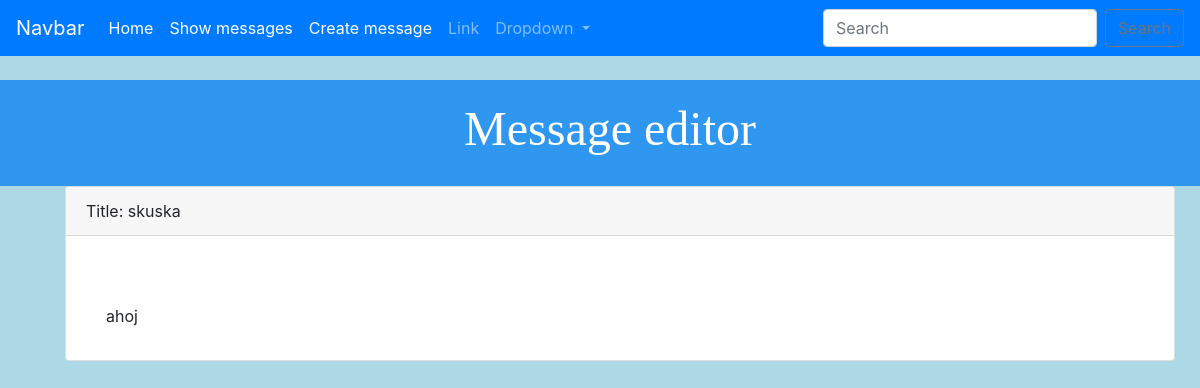
The page /message_editor/show_message/1 on the database as committed earlier.
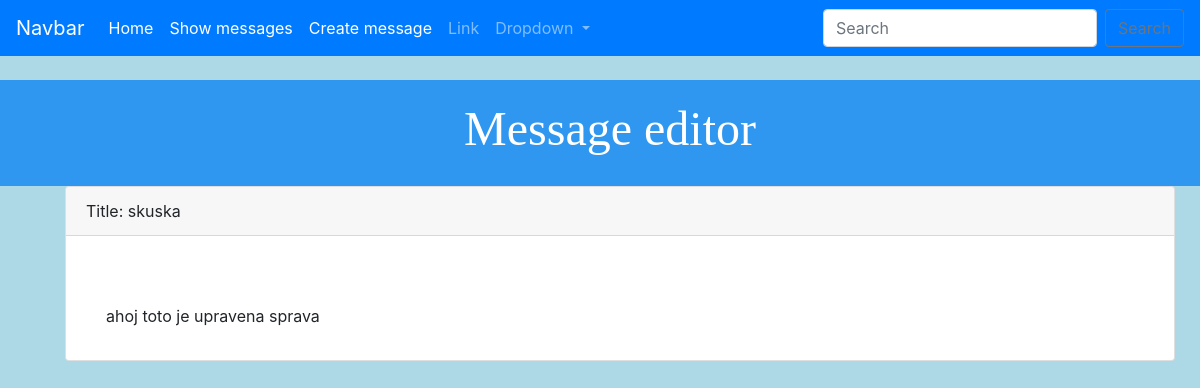
The same page on the database as committed later.
### message_editor/models.py (models this page shows, shortened)
class Message(models.Model):
    id = models.PositiveIntegerField(primary_key=True)
    userId = models.IntegerField()
    title = models.CharField(max_length=200)
    body = models.CharField(max_length=200)

### message_editor/views.py (the view)
# urls.py: path('show_message/<id>', views.show_message, name='show-message'),
def show_message(request, id):
    message = Message.objects.get(pk = id)
    return render(request, 'message_editor/show_message.html', {'message': message})

### message_editor/templates/message_editor/show_message.html (shortened to what this page needs)
{% extends 'message_editor/base.html' %}
{% block content %}
<div class = "card">
	<div class = "card-header">
		Title: {{message.title }}
		</div>
	<div class ="card-body">
	</div>
<p class = card-text>
<ul>
	        {{ message.body }}
			</ul>
</p>
</div>
{% endblock %}

Rows that differ between the two databases and show on the page:
changed Message "skuska": body "ahoj" → "ahoj toto je upravena sprava"
